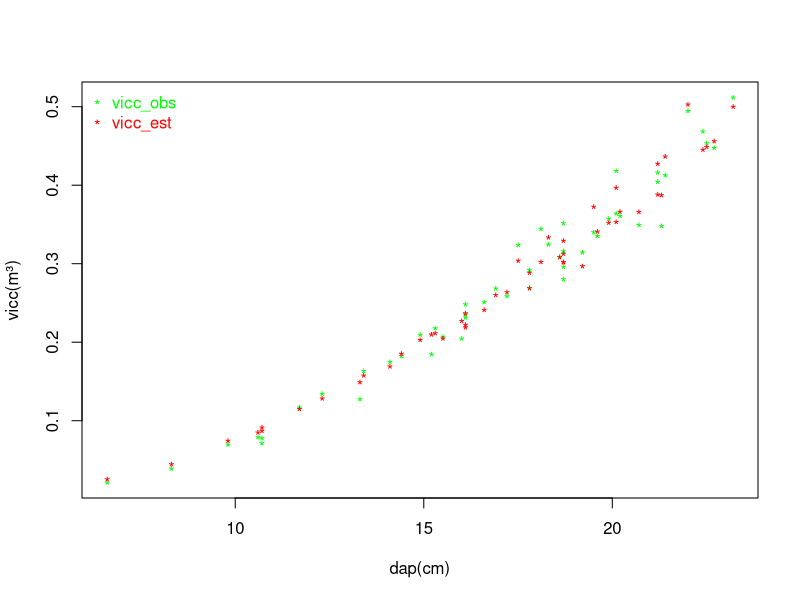
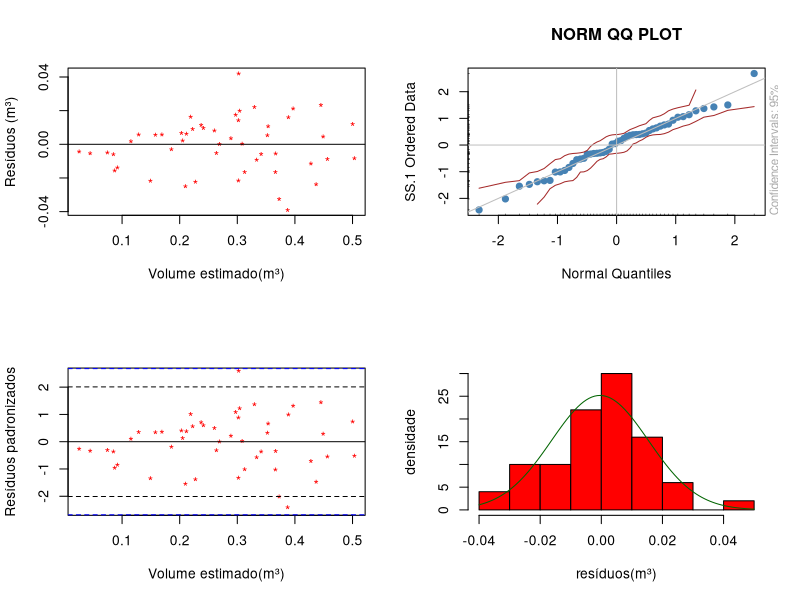
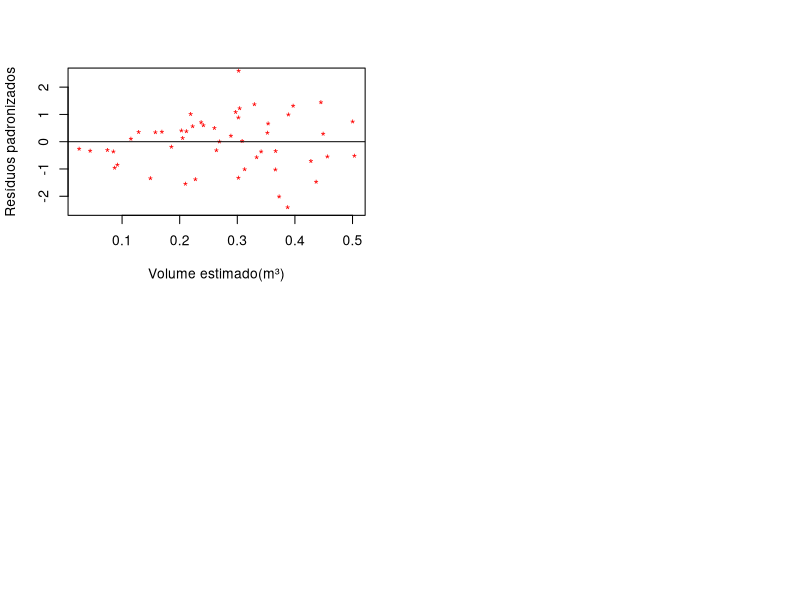

Write R code to recreate these figures, in order.
#AJUSTE E SELEÇÃO DE MODELOS NÃO LINEARES

dados <- read.csv2('cubagem.csv')
names(dados)


#Modelo de Schumacher & Hall
modelo <- 'vicc ~ b0 * dap^b1 * ht^b2'

# ajuste não linear (nls)
(ajnlin <- 
    nls(
      modelo,dados,
      start = list( b0 = pi/40000 * 0.45,
                    b1 = 2,
                    b2 = 1)
    )
)

coef(ajnlin)

(sumario <- summary(ajnlin))

#Erro padrão residual:
(syx <- sumario$sigma)

#Syx percentual
(syxperc <- syx/mean(dados$vicc) * 100)

cat(paste('Erro padrão residual: ', round(syxperc, 2), '%', sep = ''))

plot(dados$dap, 
     dados$vicc,
     xlab = 'dap(cm)',
     ylab = 'vicc(m³)',
     pch = '*',
     col = 'green')

points(dados$dap,
       predict(ajnlin),
       pch = '*',
       col = 'red')

legend('topleft',
       legend = c('vicc_obs','vicc_est'),
       pch = c('*', '*'),
       col = c('green','red'),
       bty = 'n',
       text.col = c('green','red')
       )

#Calculando os valores preditos
(dados$vicc_est <- predict(ajnlin))
#OU
(bs <-  as.vector(coef(ajnlin)))
dados$vicc_est <- with(dados, bs[1] * dap^bs[2] * ht^bs[3])
#*****

#Calculando os residuos
dados$res <- residuals(ajnlin)
#OU
dados$res <- dados$vicc-dados$vicc_est
#*****


par(mfrow=c(2,2))

with(dados,
     plot(vicc_est, res, pch = '*',
          xlab = 'Volume estimado(m³)',
          ylab = 'Resíduos (m³)',
          col = 'red')
     )

abline(h=0)

library(fBasics);
qqnormPlot(dados$res);
#qqnorm(dados$res);

dados$res_padronizado <- dados$res/sumario$sigma;

with(dados,plot(vicc_est,
                res_padronizado,
                pch = '*',
                xlab = 'Volume estimado(m³)',
                ylab = 'Resíduos padronizados',
                col = 'red',ylim=c(-2.5,2.5)
                )
     )

abline(h=0);

#Inversa da distribuição de t
(tinf <- qt(0.025,nrow(dados)-1))

#t(alpha=5 e [n-1] gl)  
(tsup <- qt(0.975,nrow(dados)-1)) 

abline(h = tinf, lty = 2)
abline(h = tsup, lty = 2)

#Inversa da distribuição de t
(tinf <- qt(0.005, nrow(dados)-1))
#t(alpha=5 e [n-1] gl)  
(tsup <- qt(0.995, nrow(dados)-1)) 

abline(h = tinf, lty = 2, col = 'blue')
abline(h = tsup, lty = 2, col = 'blue')


hist(dados$res, 
     freq = F,
     main = '',
     ylab = 'densidade',
     xlab = 'resíduos(m³)',
     col = 'red')

# inserindo a curva normal:
mres <- mean(dados$res)
sdres <- sd(dados$res)
x <- dados$res
curve(dnorm(x,mres,sdres), col = 'darkgreen',add = T)

###Opções para remoção de outliers

dados$res_padronizado <- dados$res/sumario$sigma

View(
  subset(
    dados, 
    res_padronizado < tinf | res_padronizado > tsup)
  )

# dados <- subset(dados,
#                 arv!=13 & arv!=34)


with(dados,
     plot(
       vicc_est,res_padronizado,
       pch = '*',
       xlab = 'Volume estimado(m³)',
       ylab = 'Resíduos padronizados',
       col = 'red',ylim=c(-2.5,2.5)
       )
     )

abline(h = 0)

vetor_indice <- identify(dados$vicc_est, dados$res_padronizado)

dados <- dados[- vetor_indice, ]
